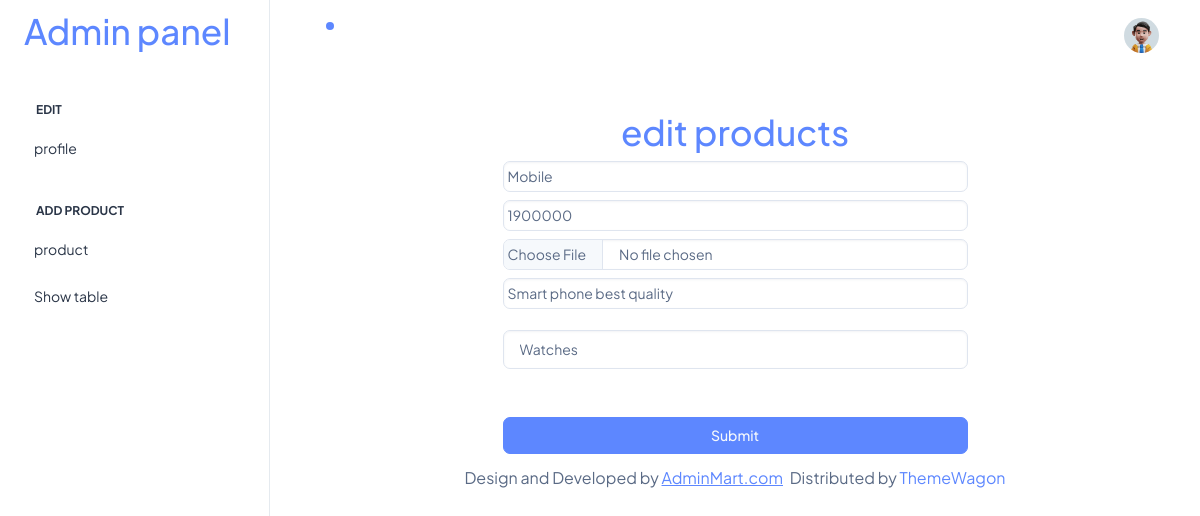
Page /addmin/edit_product.php?id=48 on the earlier database version.
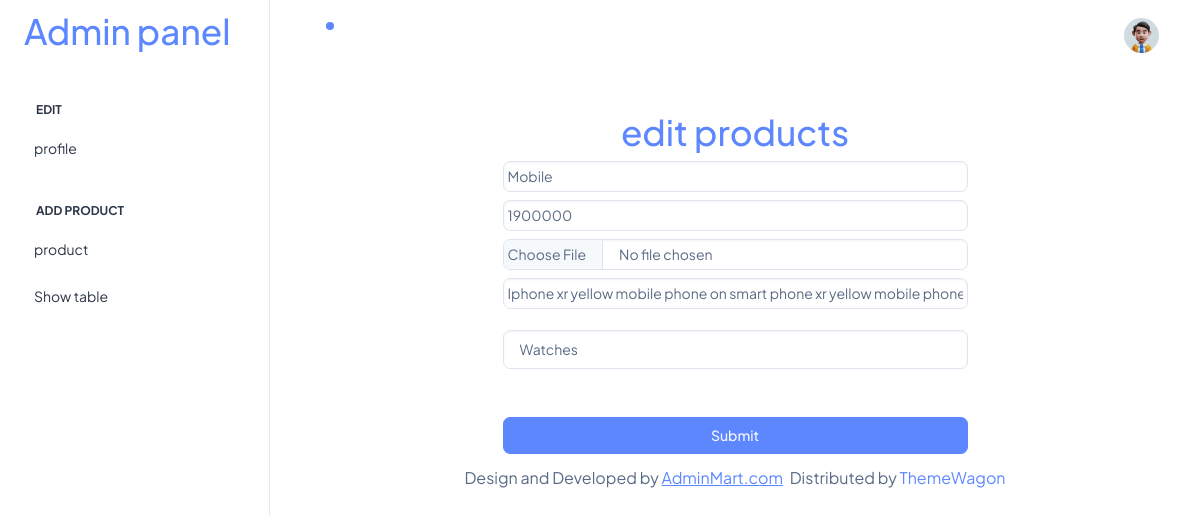
Same page on the later database version.
### tables this page shows
CREATE TABLE `products` (
  `prod_id` int(11) NOT NULL,
  `prodname` varchar(100) NOT NULL,
  `prodprice` int(11) NOT NULL,
  `prodimage` varchar(255) NOT NULL,
  `Prod_Desc` varchar(255) NOT NULL,
  `Prod_Category` int(11) DEFAULT NULL
);

### addmin/edit_product.php (the view, shortened to what this page needs)
<?php
    include("header.php");
    include("config.php");
    $id = $_GET["id"];
    $edit_query = "SELECT * FROM products where prod_id = '$id'";
    $edit_result = mysqli_query($conn,$edit_query);
    $row = mysqli_fetch_assoc($edit_result);
?>
     <br><br><br>
     <form class="form w-50 mt-5  mx-auto" action="edit_product_backend.php" method="POST" enctype="multipart/form-data">
        <h1 class=" text-center text-primary mt-5">edit  products</h1>
        <input value="<?php echo $row["prodname"] ?>" class="form-control p-1 mt-2"  type="text"  name="prodname">
        <input value="<?php echo $row["prodprice"] ?>"   class="form-control p-1 mt-2"  type="text"  name="prodprice" >
        <input value="<?php echo $row["prodimage"] ?>"  class="form-control p-1 mt-2"  type="file"  name="prodimage">
        <input value="<?php echo $row["Prod_Desc"] ?>"  class="form-control p-1 mt-2"  type="text"  name="Prod_Desc" required>
        <br>
        <select  name="cat" id="" class=" form-control">
            <?php
                $qry= "select * from categories";
                $res= mysqli_query($conn, $qry);
                while($data=mysqli_fetch_assoc($res)){
            ?>
                <option value="<?php echo $data['Cat_Id'] ?>"><?php echo $data['Category'] ?></option>
                <?php }?>
            </select>
                <input class="btn btn-primary text-light w-100 mt-5 " type="submit" name="submit">
    </form>
<?php
include ("footer.php");
?>

Differences in the rows shown:
changed products "Mobile": Prod_Desc "Smart phone best quality" → "Iphone xr yellow mobile phone on smart phone xr yellow mobile phone"
